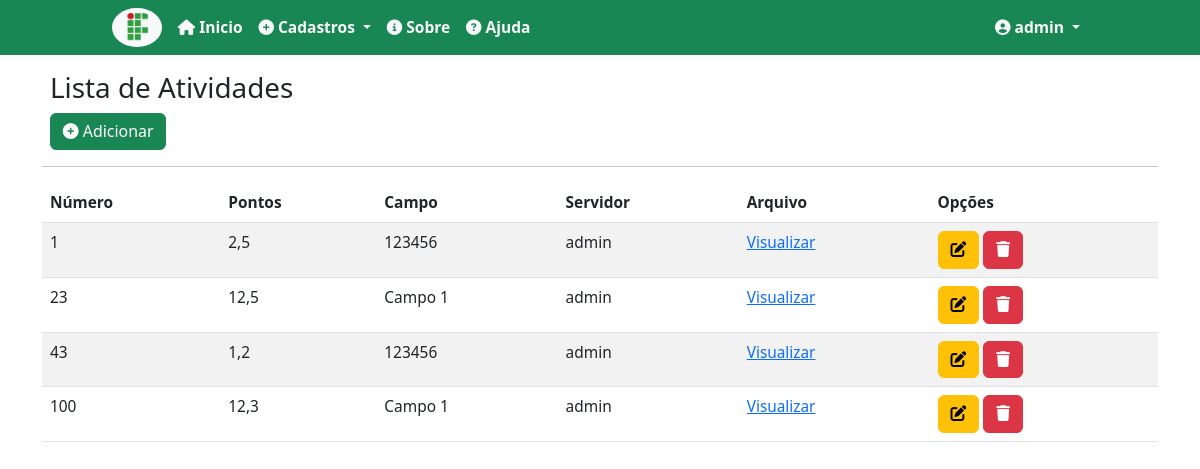
Before: /atividades/ (signed in) with the older database file.
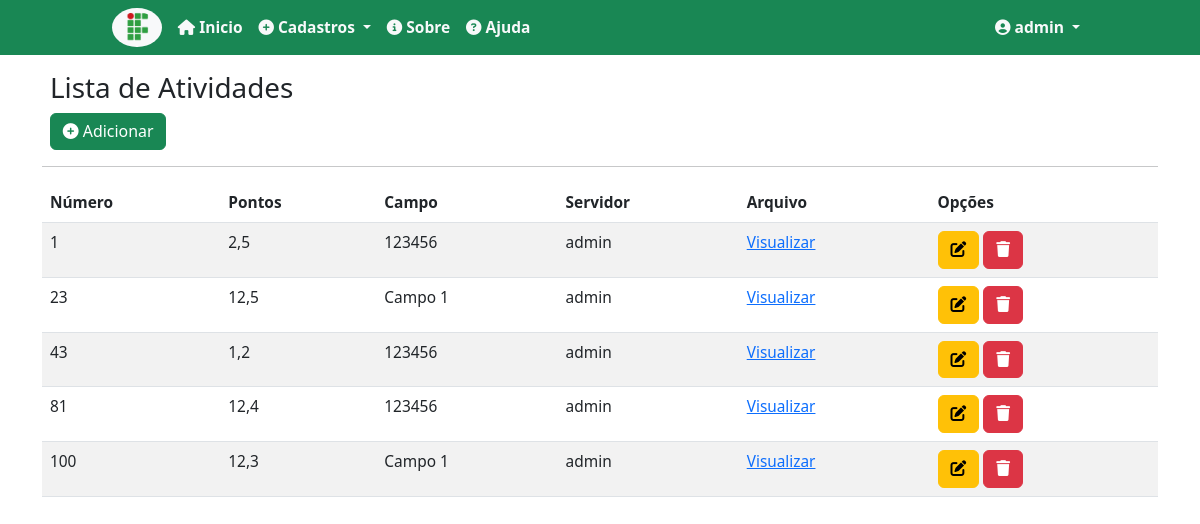
After: the same page with the newer database file.
### records/models.py (models this page shows, shortened)
class Activity(models.Model):
    number = models.IntegerField(verbose_name="Número", unique=True)
    points = models.DecimalField(verbose_name="Pontos", decimal_places=1, max_digits=4)
    details = models.CharField(max_length=100, verbose_name="Detalhes")
    description = models.CharField(max_length=150, verbose_name='Descrição')
    field = models.ForeignKey(Field, on_delete= models.PROTECT, verbose_name='Campo')
    file = models.FileField(upload_to='pdf/', verbose_name="Arquivo")
    user = models.ForeignKey(User, on_delete=models.PROTECT, verbose_name="Usuário")
    class Meta:
        verbose_name = 'Atividade'
        ordering = ['number']

class Field(models.Model):
    name = models.CharField(max_length=50, verbose_name='Nome')
    description = models.CharField(max_length=150, verbose_name='Descrição')
    class Meta:
        verbose_name = 'Campo'
        ordering = ['name']

### records/views.py (the view)
# urls.py: path('atividades/', ActivityList.as_view(), name='list-activity'),
class ActivityList(LoginRequiredMixin, ListView):
    login_url = reverse_lazy('login')
    model = Activity
    template_name = 'records/lists/activity.html'
    def get_queryset(self):
        self.object_list = Activity.objects.filter(user = self.request.user)
        return self.object_list

### records/templates/records/lists/activity.html (shortened to what this page needs)
{% extends 'pages/base.html' %}
{% load static %}
{% block content %}
    <div class="m-2">
        <h3>Lista de Atividades</h3>
        <a class="btn btn-success" href="{% url 'add-activity'%}"><i class="fa-solid fa-circle-plus"></i> Adicionar</a>
    </div>
    <hr>
    <div class="table-responsive">
        <table class="table table-striped" id="table-list">
            <thead>
                <th>
                    Número
                </th>
                <th>
                    Pontos
                </th>
                <th>
                    Campo
                </th>
                <th>
                    Servidor
                </th>
                <th>
                    Arquivo
                </th>
                <th>
                    Opções
                </th>
            </thead>
            <tbody>
            {% for activity in object_list %}
                <tr>
                    <td>
                         {{activity.number}}
                    </td>
                    <td>
                         {{ activity.points}}
                    </td>
                    <td>
                         {{ activity.field.name }}
                    </td>
                    <td>
                     {{ activity.user }}
                     </td>
                     <td>
                        <a href=" {{ activity.file.url }}">  Visualizar </a>
                     </td>
                    <td>
                         <a href="{% url 'edit-activity' activity.pk %}" class="btn btn-warning"> <i class="fa-solid fa-pen-to-square"></i></a>
                         <a href="{% url 'delete-activity' activity.pk %}" class="btn btn-danger"> <i class="fa-solid fa-trash"></i> </a>
                    </td>
                 </tr>
                 {% endfor %}
            </tbody>
        </table>
    </div>
{% endblock%}

Changed rows visible on the page:
added Activity: number "81", points "12,4", field.name "123456", user "admin"
